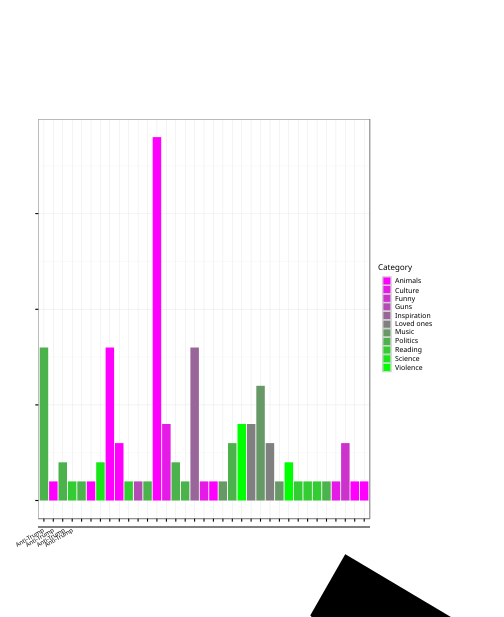

Write R code to recreate this figure.
fb2016 <- read.xlsx("fbPosts2016.xlsx", sheetName = "Sheet1")
names(fb2016)
cols <- magenta2green(11)
fb2016$Category <- as.factor(fb2016$Category)

quartz()
png("fb2016.png", width = 480, height = 480)
fb <- ggplot(fb2016, aes(x=Category, y=Posts, group=Category, fill=as.factor(Category))) +
  geom_bar(position="dodge", stat="identity")
fb <- fb + scale_fill_manual(values = cols)
fb <- fb + theme_bw() +
  theme(axis.text.x = element_text(angle=60, hjust=1, size = 6),
        axis.title.x = element_text(""), 
        axis.title.y=element_text(""),
        title = element_text(""),
        legend.title= element_text(""))
print(fb)
dev.off()

histogram(fb2016$Posts, breaks=35)